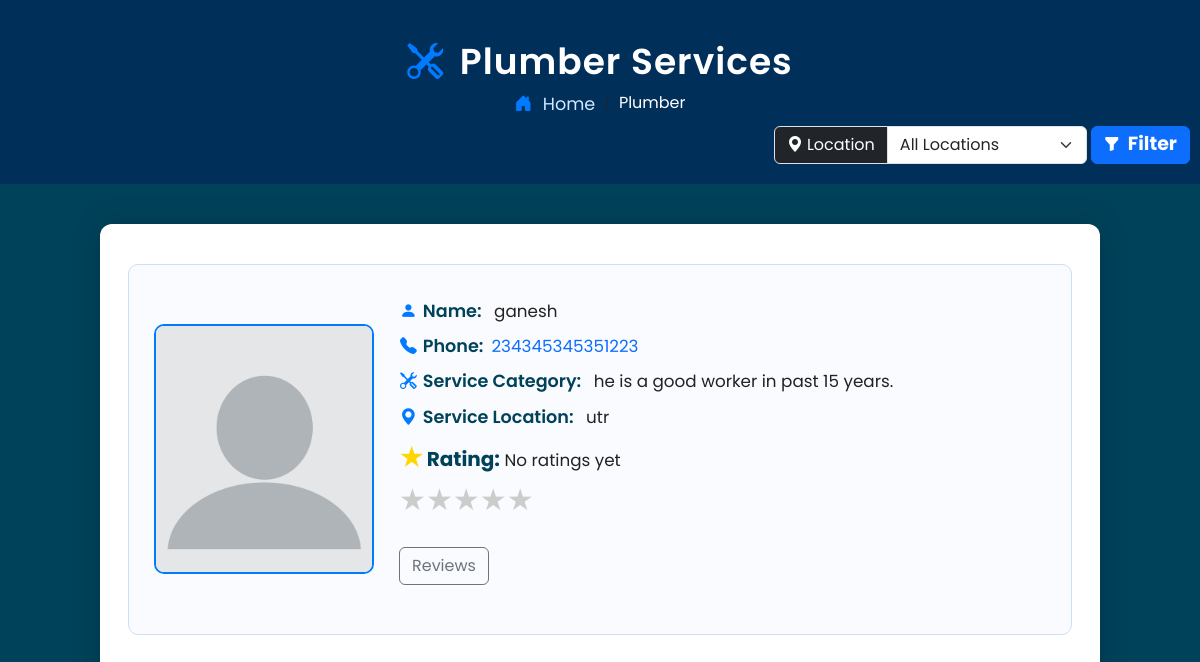
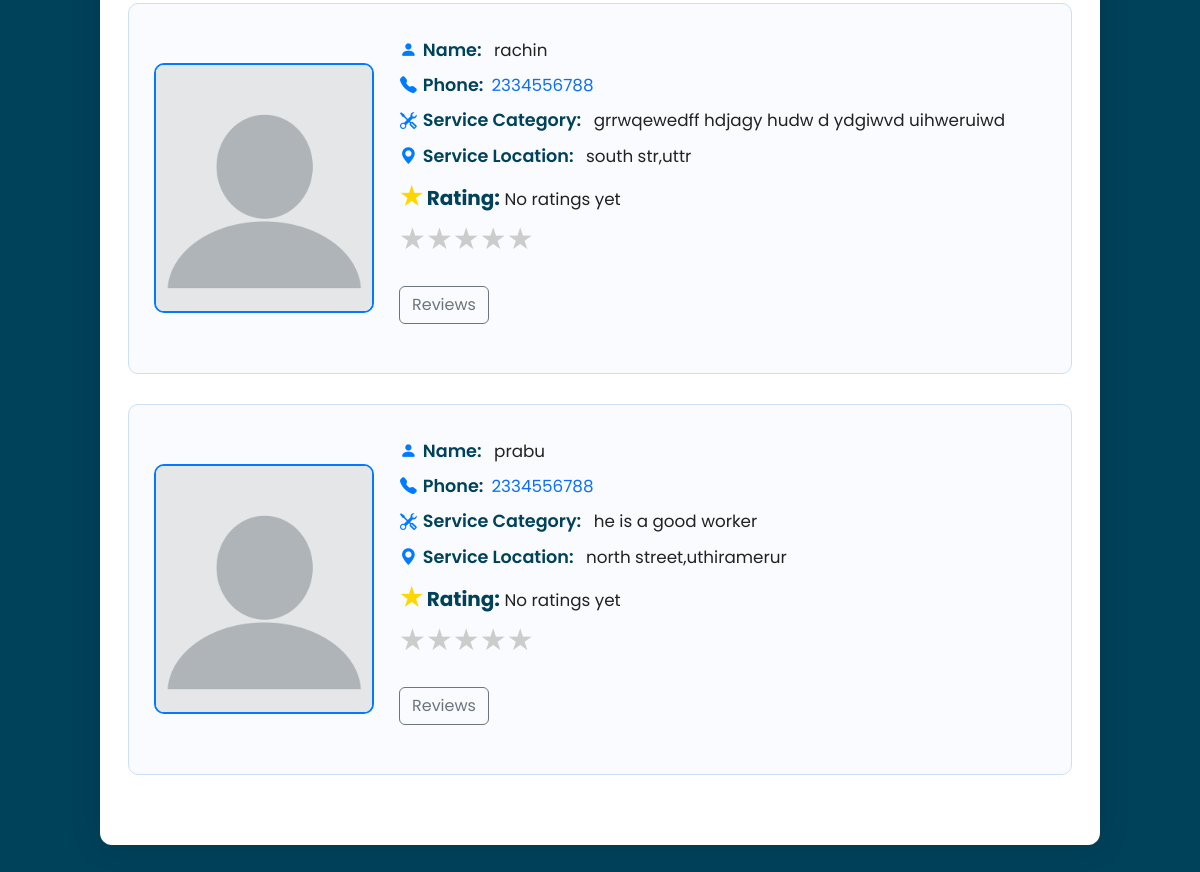
The app's page /plumber/, older data (2 pictures, top to bottom).
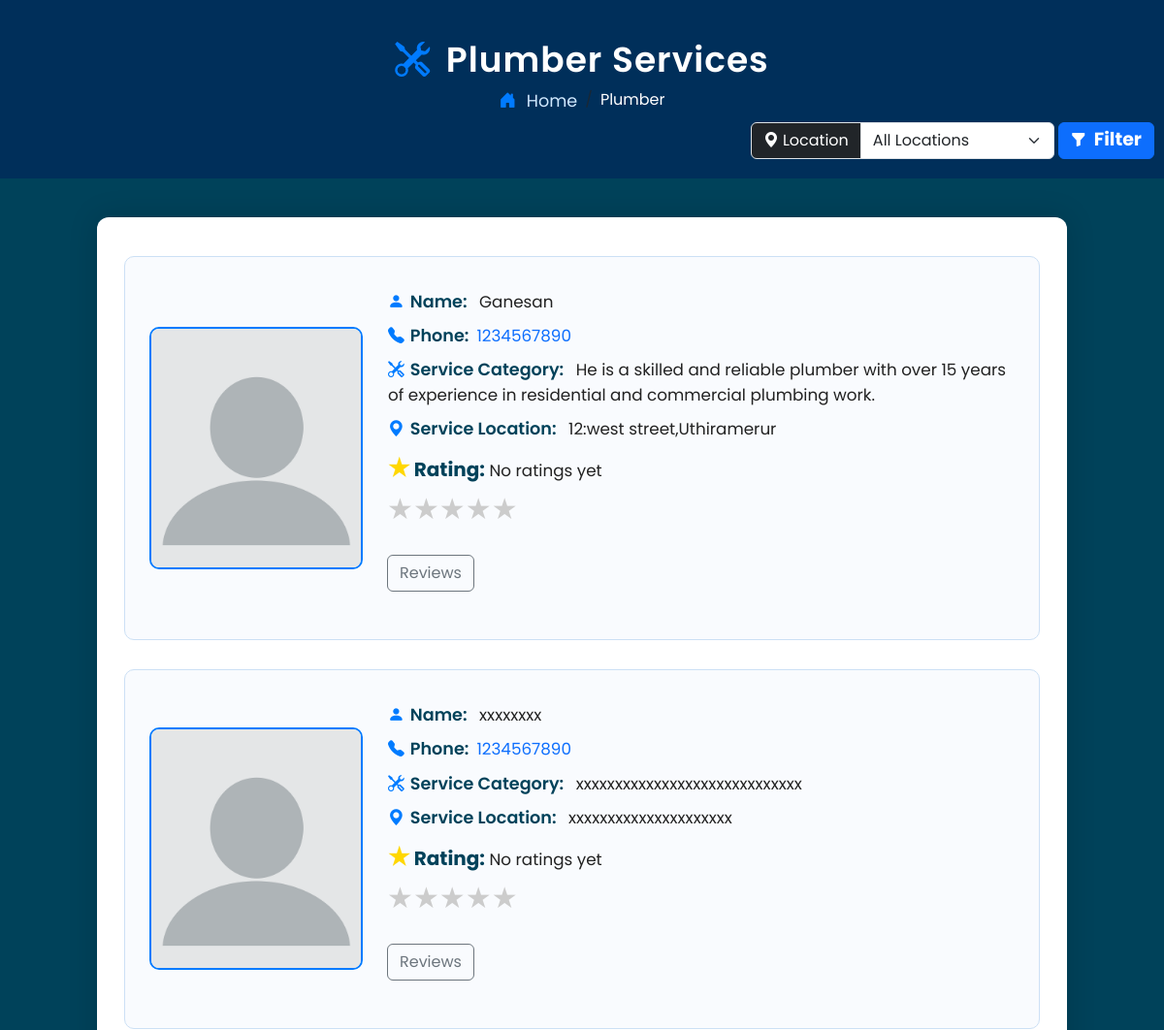
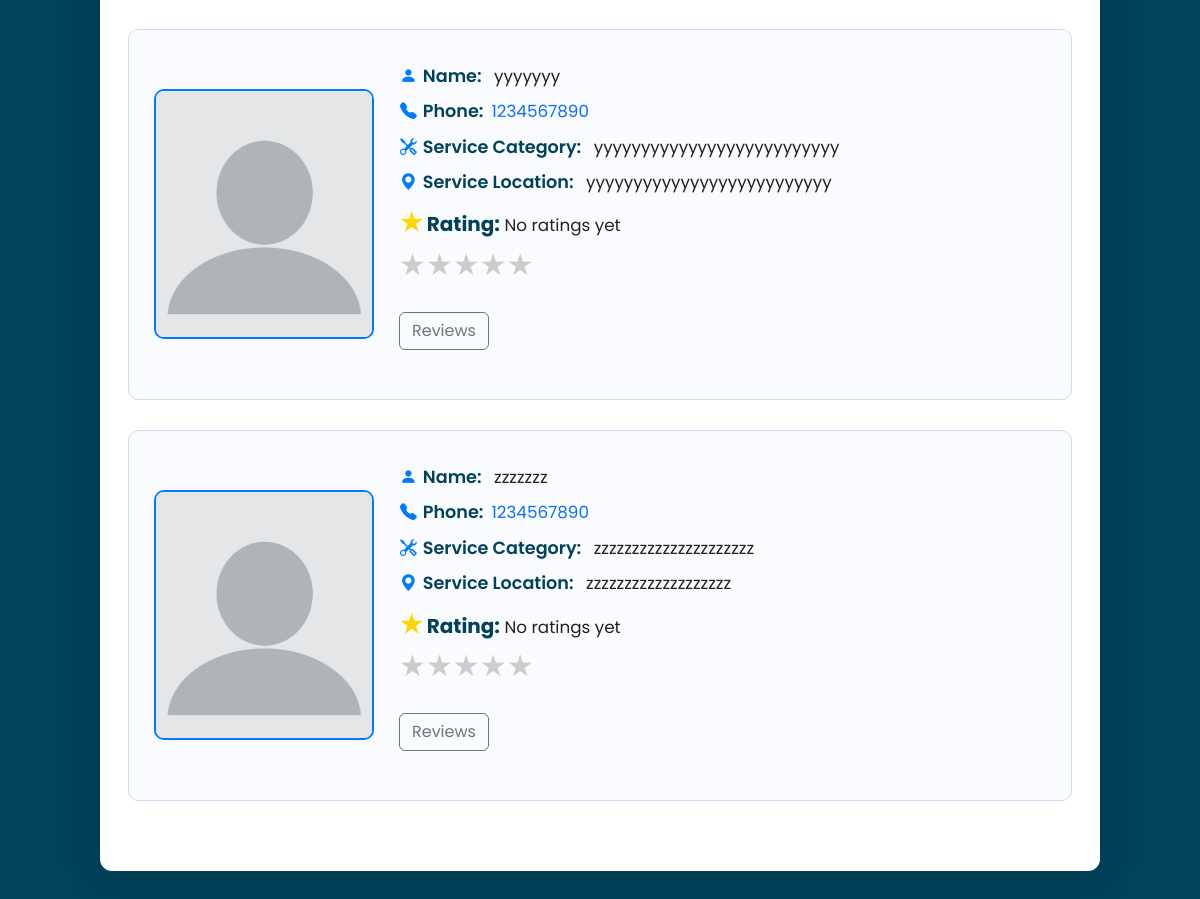
The same page, newer data (2 pictures, top to bottom).
### myapp/models.py (models this page shows, shortened)
class Service(models.Model):
    SERVICE_CHOICES = [
        ('PLUMBER', 'Plumber'),
        ('ELECTRICIAN', 'Electrician'),
        ('CARPENTER', 'Carpenter'),
        ('TV TECH', 'TV Technician'),
    ]
    name = models.CharField(max_length=100)
    service_type = models.CharField(max_length=50, choices=SERVICE_CHOICES)
    description = models.TextField()
    address = models.CharField(max_length=255, blank=True, null=True)
    contact_no = models.CharField(max_length=15, blank=True, null=True)
    created_at = models.DateTimeField(auto_now_add=True)
    updated_at = models.DateTimeField(auto_now=True)

### myapp/views.py (the view)
# urls.py: path('plumber/', views.plumber, name='plumber'),
def plumber(request):
    selected_location = request.GET.get('location', '')
    services = Service.objects.filter(service_type='PLUMBER')
    if selected_location:
        services = services.filter(address__icontains=selected_location)
    for service in services:
        service.review = Review.objects.filter(service=service)
        service.average_rating = service.review.aggregate(models.Avg('rating'))['rating__avg']
    locations = Service.objects.filter(service_type='PLUMBER') \
                               .values_list('address', flat=True).distinct()
    return render(request, 'plumber.html', {
        'services': services,
        'locations': locations,
    })

### templates/plumber.html (shortened to what this page needs)
{% load static %}
<!DOCTYPE html>
<html lang="en">
<head>
    <link href="https://cdn.jsdelivr.net/npm/bootstrap@5.3.3/dist/css/bootstrap.min.css" rel="stylesheet">
    <link href="https://cdn.jsdelivr.net/npm/bootstrap-icons@1.10.5/font/bootstrap-icons.css" rel="stylesheet">
    <link rel="stylesheet" href="{% static 'css/plumber.css' %}">
</head>
<body>
<div class="profile-header">
    <h2><i class="bi bi-tools icon"></i> Plumber Services</h2>
    <nav aria-label="breadcrumb">
        <ol class="breadcrumb mb-2">
            <li class="breadcrumb-item">
                <a href="{% url 'homepage' %}">
                    <i class="bi bi-house-door-fill icon"></i> Home
                </a>
            </li>
            <li class="breadcrumb-item active text-white" aria-current="page">Plumber</li>
        </ol>
        <div class="d-flex justify-content-between align-items-center">
            <form method="get" action="" class="d-flex align-items-center ms-auto">
                <div class="input-group me-0">
                    <label class="input-group-text bg-dark text-white" for="locationSelect">
                        <i class="bi bi-geo-alt-fill me-1"></i> Location
                    </label>
                    <select name="location" id="locationSelect" class="form-select" style="width: 200px;">
                        <option value="">All Locations</option>
                    </select>
                </div>
                <button type="submit" class="btn btn-primary ms-1" style="height: 38px; border-radius: 0.375rem; display: flex; align-items: center; justify-content: center; margin-right: 10px;">
                    <i class="bi bi-funnel-fill me-2"></i> <span>Filter</span>
                </button>
            </form>
        </div>
    </nav>
</div>
<div class="container profile-container">
    <div class="row">
        {% if services %}
            {% for service in services %}
                <div class="profile-box">
                    <img src="{% static 'images/logo/profile.webp' %}" alt="Profile Picture">
                    <div class="profile-details">
                        <p><i class="bi bi-person-fill icon"></i><span class="label">Name:</span> {{ service.name }}</p>
                        <p><i class="bi bi-telephone-fill icon"></i><span class="label">Phone:</span><a href="#">{{ service.contact_no }}</a></p>
                        <p><i class="bi bi-tools icon"></i><span class="label">Service Category:</span> {{ service.description|truncatewords:20 }}</p>
                        <p><i class="bi bi-geo-alt-fill icon"></i><span class="label">Service Location:</span> {{ service.address }}</p>
                        <p><strong><span style="color: gold; font-size: 25px;">&#9733;</span>  Rating:</strong>
                            {% if service.average_rating %}
                               <span>{{ service.average_rating|floatformat:1 }} stars</span>
                            {% else %}
                                No ratings yet
                            {% endif %}
                        </p>
                        <div class="mb-4">
                            <div class="rating-stars">
                                {% for i in "54321" %}
                                    <label for="star{{ i }}-{{ service.id }}" title="{{ i }} stars">&#9733;</label>
                                {% endfor %}
                            </div>
                        </div>
                        <div class="reviews mb-4">
                            <button class="btn btn-outline-secondary" data-bs-toggle="modal" data-bs-target="#reviewModal"
                                    onclick="openReviewModal('{{ service.id }}')">Reviews</button>
                        </div>
                    </div>
                </div>
            {% endfor %}
        {% else %}
            <p class="no-services"><i class="bi bi-exclamation-circle-fill icon"></i>No plumber services available at the moment.</p>
        {% endif %}
    </div>
</div>
</body>
</html>

Row changes from the older to the newer data that the page shows:
removed Service: name "rachin", contact_no "2334556788", description "grrwqewedff hdjagy hudw d ydgiwvd uihweruiwd", address "south str,uttr", shows "No ratings yet"
removed Service: name "prabu", contact_no "2334556788", description "he is a good worker", address "north street,uthiramerur", shows "No ratings yet"
changed Service: name "ganesh" → "Ganesan"; contact_no "234345345351223" → "1234567890"; description "he is a good worker in past 15 years." → "He is a skilled and reliable plumber with over 15 years of experience in residential and commercial plumbing work."; address "utr" → "12:west street,Uthiramerur"
added Service: name "xxxxxxxx", contact_no "1234567890", description "xxxxxxxxxxxxxxxxxxxxxxxxxxxxx", address "xxxxxxxxxxxxxxxxxxxxx", shows "No ratings yet"
added Service: name "yyyyyyy", contact_no "1234567890", description "yyyyyyyyyyyyyyyyyyyyyyyyyy", address "yyyyyyyyyyyyyyyyyyyyyyyyyy", shows "No ratings yet"
added Service: name "zzzzzzz", contact_no "1234567890", description "zzzzzzzzzzzzzzzzzzzzz", address "zzzzzzzzzzzzzzzzzzz", shows "No ratings yet"
